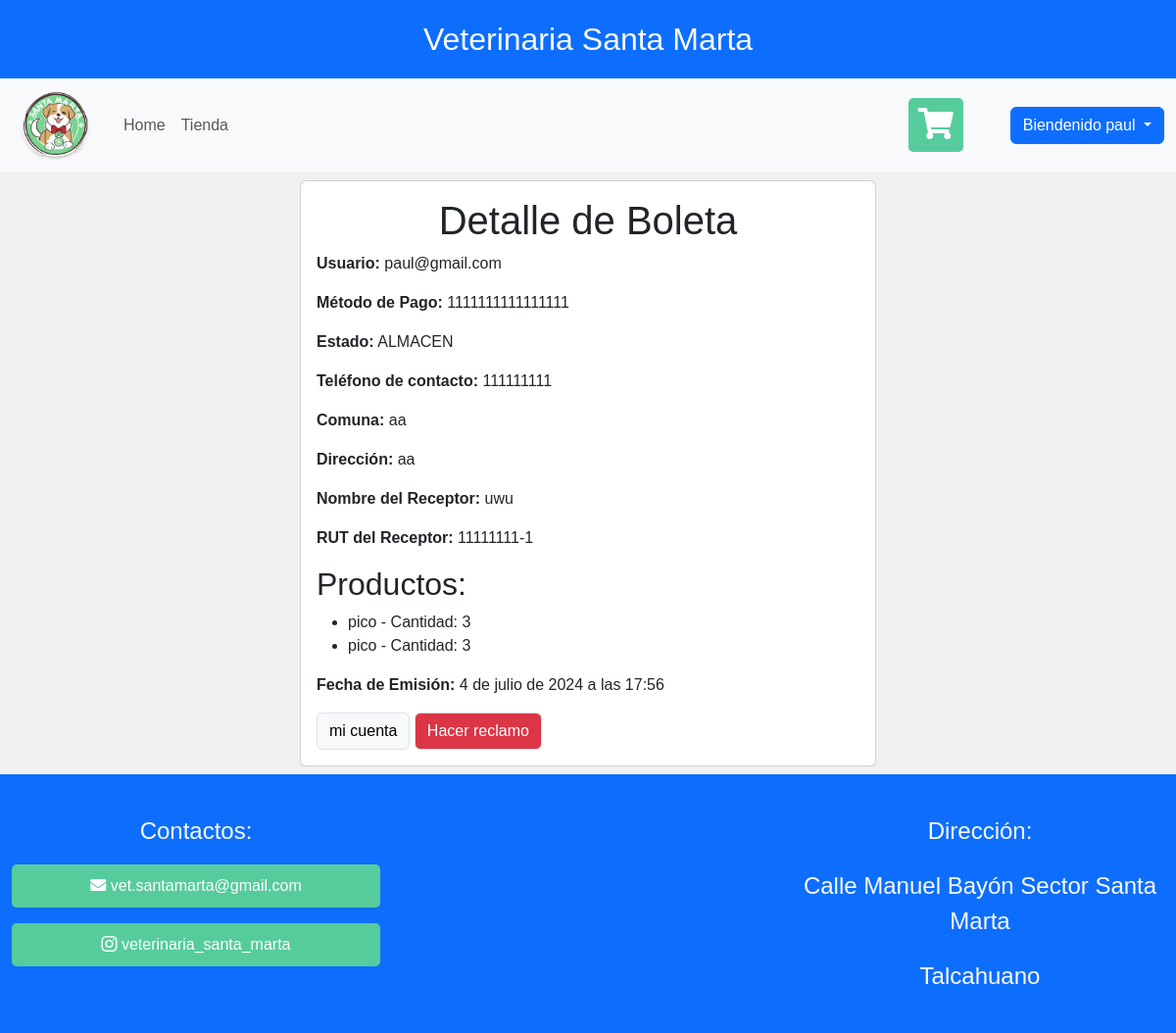
Screenshot of /ver_boleta/10 (signed in) with the database file from the repository.
### mi_web/models.py (models this page shows, shortened)
class Usuario(AbstractBaseUser,PermissionsMixin):
    run = models.CharField( "rut" ,max_length=10 ,primary_key=True )
    correo = models.EmailField("correo", max_length=150 , unique=True)
    nombre = models.CharField("nombre", max_length=50)
    apellido = models.CharField("apellido", max_length=50)
    telefono= models.CharField("telefono", max_length=9)
    comuna= models.CharField("comuna", max_length=50)
    direccion= models.CharField("direccion", max_length=50)
    is_staff = models.BooleanField("empleado",default=False)
    is_superuser = models.BooleanField("superuser",default=False)
    es_baneado = models.BooleanField("baneado", default=False)
    USERNAME_FIELD="correo"
    objects=Usuariomanager()
    REQUIRED_FIELDS=["run","nombre","apellido","telefono","comuna","direccion"]

class Boleta(models.Model):
    user = models.ForeignKey('Usuario', verbose_name=("Usuario") ,on_delete=models.DO_NOTHING )
    carritoDeCompra =  models.ForeignKey(CarritoDeCompras,verbose_name=("CarritoDeCompra") , on_delete=models.DO_NOTHING)
    metodoDePago = models.ForeignKey(Tarjeta , verbose_name=("Tarjeta") ,on_delete=models.DO_NOTHING)
    estado = models.CharField("estado",max_length=20, choices=ESTADO_ENVIO,default="ALMACEN")
    telefono2 = models.CharField("telefono2", max_length=9)
    comuna2 = models.CharField("comuna2", max_length=50)
    direccion2 = models.CharField("direccion2", max_length=50)
    fecha_emision = models.DateTimeField("fecha_emision",auto_now_add=True)
    rut_receptor = models.CharField("RUT del Receptor", max_length=12)
    nombre_receptor = models.CharField("Nombre del Receptor", max_length=100)

class Tarjeta(models.Model):
    uusuario=models.ForeignKey("mi_web.Usuario", verbose_name=("usuario"), on_delete=models.CASCADE , null=True)
    tarjeta_de_credito = models.IntegerField("numero tarjeta", unique=True)
    fecha_de_vencimiento = models.CharField("fecha vencimiento", max_length=50)
    codigo_de_seguridad = models.IntegerField("cv")
    def __str__(self):
        return f'{self.tarjeta_de_credito}'

class ProductoBoleta(models.Model):
    boleta = models.ForeignKey(Boleta, on_delete=models.CASCADE)
    producto = models.ForeignKey(producto, on_delete=models.DO_NOTHING)
    cantidad = models.PositiveIntegerField()

class producto(models.Model):
    nombre=models.CharField(max_length=50, null=False ,unique=True)
    stock=models.IntegerField(default=0, validators=[MinValueValidator(0),MaxValueValidator(1000)])
    descripción=models.CharField(max_length=50, null=False)
    precio=models.IntegerField(default=0, validators=[MinValueValidator(0),MaxValueValidator(999999)])
    foto=models.ImageField(upload_to='producto',null=False)

### mi_web/views.py (the view)
# urls.py: path('ver_boleta/<id>',login_required(views.ver_boleta),name='ver_boleta'),
@login_required
def ver_boleta(request,id):
    boleta = get_object_or_404(Boleta, id=id)
    productos_boleta = ProductoBoleta.objects.filter(boleta=boleta)
    datos = {
        "boleta": boleta,
        "productos_boleta": productos_boleta
    }
    return render(request,'vet/ver_boleta.html',datos)

### mi_web/templates/vet/ver_boleta.html (shortened to what this page needs)
{% extends "vet/base_p.html" %}
{% load static %}
{% load crispy_forms_tags %}
{% block contenido %}
<div class="row justify-content-center">
    <div class="col-12 col-md-6 m-2">
        <div class="card text-start">
            <div class="card-body">
                <h1>Detalle de Boleta</h1>
                <p><strong>Usuario:</strong> {{ boleta.user }}</p>
                <p><strong>Método de Pago:</strong> {{ boleta.metodoDePago }}</p>
                <p><strong>Estado:</strong> {{ boleta.estado }}</p>
                <p><strong>Teléfono de contacto:</strong> {{ boleta.telefono2 }}</p>
                <p><strong>Comuna:</strong> {{ boleta.comuna2 }}</p>
                <p><strong>Dirección:</strong> {{ boleta.direccion2 }}</p>
                <p><strong>Nombre del Receptor:</strong> {{ boleta.nombre_receptor }}</p>
                <p><strong>RUT del Receptor:</strong> {{ boleta.rut_receptor }}</p>
                <h2>Productos:</h2>
                <ul>
                    {% for producto_boleta in productos_boleta %}
                        <li>{{ producto_boleta.producto.nombre }} - Cantidad: {{ producto_boleta.cantidad }}</li>
                    {% endfor %}
                </ul>
                <p><strong>Fecha de Emisión:</strong> {{ boleta.fecha_emision }}</p>
                <a href='{% url "mi_cuenta" user.correo%}' role='button' class="btn btn-light border">mi cuenta</a>
                <a href='{% url "Crear_reclamo" boleta.id %}' role='button' class="btn btn-danger border">Hacer reclamo</a>
            </div>
        </div>
    </div>
</div>
{% endblock contenido %}

### mi_web/templates/vet/base_p.html (shortened to what this page needs)
{% load static %}
<!DOCTYPE html>
<html lang="en">
    <head>
        <link href="https://cdn.jsdelivr.net/npm/bootstrap@5.3.3/dist/css/bootstrap.min.css" rel="stylesheet">
        <link href="https://cdn.jsdelivr.net/npm/bootstrap-icons@1.7.0/font/bootstrap-icons.css" rel="stylesheet">
        <link rel="stylesheet" href="https://cdnjs.cloudflare.com/ajax/libs/font-awesome/5.15.4/css/all.min.css">
        <link rel="stylesheet" href="{% static 'vet/css/carrito.css'%}">
        <link rel="stylesheet" href= "{% static 'vet/css/cssmain.css' %} ">
        <link rel="stylesheet" href= "{% static 'vet/css/gato.css' %}">
    </head>
    <body>
        <header class="cotainer-fluid bg-primary d-flex justify-content-center flex-column">
            <p class="text-light pt-3 fs-2 text-center"> Veterinaria Santa Marta</p>
            <nav class="navbar navbar-expand-sm bg-body-tertiary">
                <div class="container-fluid">
                    <a class="navbar-brand"><samp class="fw-bold ml-3"><img src={% static "vet/img/logo.png" %}
                                width="90"></samp></a>
                    <div class="collapse navbar-collapse" id="navbarSupportedContent">
                        <ul class="navbar-nav me-auto mb-2 mb-lg-0">
                            <li class="nav-item">
                                <a class="nav-link" aria-current="page" href=" {% url "index" %}">Home</a>
                            </li>
                            <li class="nav-item">
                                <a class="nav-link" aria-current="page" href=" {% url "tienda_login" %} ">Tienda</a>
                            </li>
                        </ul>
                        <div class="me-5">
                            <a href=" {% url "ver_carrito" %}" class="boton" style="color: #ffffff;">
                                <i class="fas fa-shopping-cart fa-2x" aria-current="page" style="cursor: pointer;"></i>
                            </a>
                        </div>
                        <form class="d-flex" role="search">
                            <div class="dropdown">
                                <a class="btn btn-primary dropdown-toggle" role="button" data-bs-toggle="dropdown"
                                    aria-expanded="false">
                                    {% if request.user.is_authenticated %}
                                    Biendenido {{user.nombre}}
                                    {% else %}
                                    Iniciar sesión
                                    {% endif %}
                                </a>
                            </div>
                        </form>
                    </div>
                </div>
            </nav>
        </header>
        <main>
        {% block contenido %}
        {% endblock contenido %}
        </main>
        <footer class="container-fluid bg-primary text-center py-4">
            <div class="row">
                <div class="col-md-4 col-sm-12">
                    <p class="text-light pt-3 fs-4">Contactos:</p>
                    <p>
                        <a href="mailto:vet.santamarta@gmail.com" class="boton" style="text-decoration: none; color: #ffffff;">
                            <i class="fas fa-envelope" aria-current="page" style="cursor: pointer;"></i> vet.santamarta@gmail.com
                        </a>
                    </p>
                    <p>
                        <a href="https://www.instagram.com/veterinaria_santa_marta/" target="_blank" class="boton" style="text-decoration: none; color: #ffffff;">
                            <i class="bi bi-instagram" aria-current="page" style="cursor: pointer;"></i> veterinaria_santa_marta
                        </a>
                    </p>
                </div>
                <div class="col-md-4 col-sm-12">
                </div>
                <div class="col-md-4 col-sm-12">
                    <p class="text-light pt-3 fs-4"> Dirección: </p>
                    <p class="text-light pt-1 fs-4"> Calle Manuel Bayón Sector Santa Marta</p>
                    <p class="text-light pt-1 fs-4">Talcahuano</p>
                </div>
            </div>
        </footer>
    </body>
</html>

### mi_web/static/vet/css/carrito.css (style rules this page uses)
body { font-family: Arial, sans-serif; margin: 0; padding: 0; box-sizing: border-box; background-color: #f0f0f0; }
h1 { text-align: center; }
.boton { display: block; width: 100%; padding: 10px; background-color: #56cc9d; color: #fff; text-align: center; text-decoration: none; border-radius: 5px; cursor: pointer; }

### mi_web/static/vet/css/cssmain.css (style rules this page uses)
body { font-family: 'Montserrat', sans-serif; overflow-x: hidden; display: flex; flex-direction: column; min-height: 100vh; }
main { flex: 1; }

### rows the page displays
Usuario: nombre "paul"
Boleta: user "paul@gmail.com", metodoDePago "1111111111111111", estado "ALMACEN", telefono2 "111111111", comuna2 "aa", direccion2 "aa", nombre_receptor "uwu", rut_receptor "11111111-1", fecha_emision "4 de julio de 2024 a las 17:56"
ProductoBoleta: producto.nombre "pico", cantidad "3"
ProductoBoleta: producto.nombre "pico", cantidad "3"
